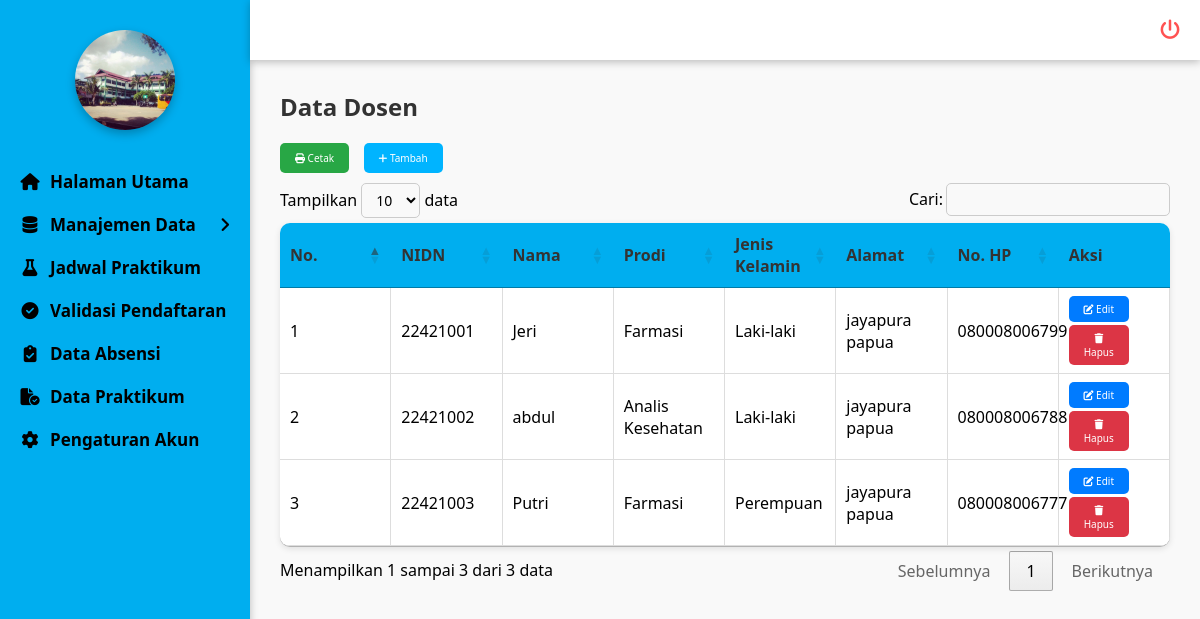
/admin/dosen/dosen.php (signed in), run on the app's committed database.
### tables this page shows
CREATE TABLE `dosen` (
  `id` int NOT NULL,
  `nidn` varchar(20) NOT NULL,
  `nama` varchar(100) NOT NULL,
  `prodi` enum('Farmasi','Analis Kesehatan') NOT NULL,
  `jenis_kelamin` enum('Laki-laki','Perempuan') NOT NULL,
  `alamat` varchar(255) DEFAULT NULL,
  `no_hp` varchar(20) DEFAULT NULL,
  `user_id` int DEFAULT NULL
);

### admin/dosen/dosen.php (the view, shortened to what this page needs)
<?php
include '../../koneksi/sidebar.php';
include '../../koneksi/koneksi.php';
?>
<link rel="stylesheet" href="https://cdn.datatables.net/1.13.6/css/jquery.dataTables.min.css">
<link rel="stylesheet" href="https://cdnjs.cloudflare.com/ajax/libs/font-awesome/6.5.0/css/all.min.css">
<div class="konten-utama">
  <h2>Data Dosen</h2>
  <button class="tombol tombol-cetak"><i class="fa-solid fa-print"></i> Cetak</button>
  <button class="tombol tombol-tambah" onclick="tambahDosen()"><i class="fa-solid fa-plus"></i> Tambah</button>
  <table id="tabel-dosen" class="tabel-dosen">
    <thead>
      <tr>
        <th>No.</th>
        <th>NIDN</th>
        <th>Nama</th>
        <th>Prodi</th>
        <th>Jenis Kelamin</th>
        <th>Alamat</th>
        <th>No. HP</th>
        <th>Aksi</th>
      </tr>
    </thead>
    <tbody>
      <?php
      $no=1;
      $query = mysqli_query($conn,"SELECT * FROM dosen ORDER BY id ASC");
      while($row=mysqli_fetch_assoc($query)) {
      ?>
      <tr>
        <td data-label="No"><?php echo $no++; ?></td>
        <td data-label="Nidn"><?php echo $row['nidn']; ?></td>
        <td data-label="Nama"><?php echo $row['nama']; ?></td>
        <td data-label="Prodi"><?php echo $row['prodi']; ?></td>
        <td data-label="Jenis Kelamin"><?php echo $row['jenis_kelamin']; ?></td>
        <td data-label="Alamat"><?php echo $row['alamat']; ?></td>
        <td data-label="No.Hp"><?php echo $row['no_hp']; ?></td>
        <td data-label="Aksi">
           <button class="tombol tombol-edit" onclick="editDosen(<?php echo $row['id']; ?>)"><i class="fa-solid fa-pen-to-square"></i> Edit</button>
          <button class="tombol tombol-hapus" onclick="hapusDosen(<?php echo $row['id']; ?>)"><i class="fa-solid fa-trash"></i> Hapus</button>
        </td>
      </tr>
      <?php } ?>
    </tbody>
  </table>
</div>

### koneksi/sidebar.php (style rules this page uses)
* { margin: 0; padding: 0; box-sizing: border-box; font-family: 'Segoe UI', Tahoma, Geneva, Verdana, sans-serif; }
body { display: flex; min-height: 100vh; background: #f3f3f3; overflow-x: hidden; }

### admin/dosen/dosen.php (style rules this page uses)
.konten-utama { margin-left:250px; margin-top:60px; padding:30px; min-height:calc(100vh - 60px); background:#f9f9f9; font-family:Arial,sans-serif; }
.konten-utama h2 { margin-bottom:20px; color:#333; }
.tombol { border:none; border-radius:5px; cursor:pointer; color:white; font-size:10px; transition:0.3s; }
.tombol-edit { background:#007bff; width:60px; margin-bottom:3px; padding:6px 10px; }
.tombol-hapus { background:#dc3545; width:60px; padding:6px 10px; }
.tombol-cetak { background:#28a745; margin-right:10px; padding:8px 15px; }
.tombol-tambah { background:#00b4ff; margin-bottom:10px; padding:8px 15px; }
.tabel-dosen { width:100%; border-collapse:collapse; background:white; border-radius:10px; overflow:hidden; box-shadow:0 2px 6px rgba(0,0,0,0.1); table-layout:fixed; }
.tabel-dosen th { background:#00AEEF; color:#333; text-align:left; padding:12px 15px; }
.tabel-dosen td { padding:12px 15px; border-bottom:1px solid #ddd; border-right:1px solid #ddd; }

### data on the page
dosen: nidn "22421001", nama "Jeri", prodi "Farmasi", jenis_kelamin "Laki-laki", alamat "jayapura papua", no_hp "080008006799"
dosen: nidn "22421002", nama "abdul", prodi "Analis Kesehatan", jenis_kelamin "Laki-laki", alamat "jayapura papua", no_hp "080008006788"
dosen: nidn "22421003", nama "Putri", prodi "Farmasi", jenis_kelamin "Perempuan", alamat "jayapura papua", no_hp "080008006777"
